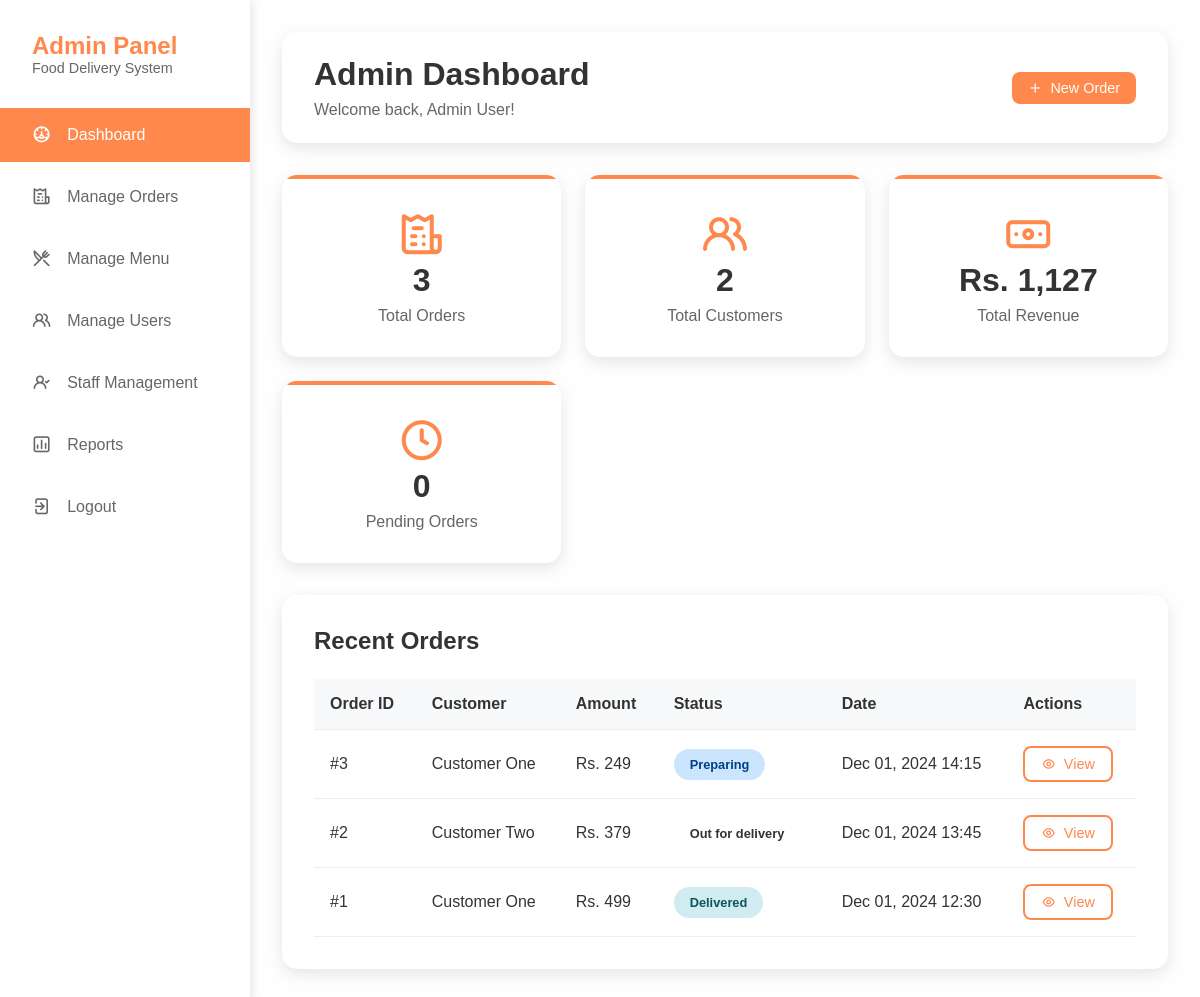
Page /admin/dashboard.php (signed in) on the committed database.
### tables this page shows
CREATE TABLE IF NOT EXISTS orders (
    id INT AUTO_INCREMENT PRIMARY KEY,
    customer_id INT NOT NULL,
    staff_id INT NULL,
    delivery_id INT NULL,
    total_amount DECIMAL(10,2) NOT NULL,
    status ENUM('pending', 'confirmed', 'preparing', 'ready', 'out_for_delivery', 'delivered', 'cancelled') DEFAULT 'pending',
    delivery_address TEXT NOT NULL,
    phone VARCHAR(20) NOT NULL,
    notes TEXT,
    order_date TIMESTAMP DEFAULT CURRENT_TIMESTAMP,
    delivery_date TIMESTAMP NULL,
    FOREIGN KEY (customer_id) REFERENCES users(id),
    FOREIGN KEY (staff_id) REFERENCES users(id),
    FOREIGN KEY (delivery_id) REFERENCES users(id)
);

CREATE TABLE IF NOT EXISTS users (
    id INT AUTO_INCREMENT PRIMARY KEY,
    name VARCHAR(100) NOT NULL,
    email VARCHAR(100) UNIQUE NOT NULL,
    password VARCHAR(255) NOT NULL,
    phone VARCHAR(20),
    address TEXT,
    role ENUM('customer', 'staff', 'admin', 'delivery') DEFAULT 'customer',
    created_at TIMESTAMP DEFAULT CURRENT_TIMESTAMP,
    updated_at TIMESTAMP DEFAULT CURRENT_TIMESTAMP ON UPDATE CURRENT_TIMESTAMP
);

### includes/session.php (called while the page is built, shortened)
<?php
function getUserName() {
    return isset($_SESSION['name']) ? $_SESSION['name'] : null;
}
?>

### admin/dashboard.php (the view, shortened to what this page needs)
<?php
require_once '../includes/session.php';
$database = new Database();
$db = $database->getConnection();
$stats = [];
$orders_query = "SELECT COUNT(*) as count FROM orders";
$orders_stmt = $db->prepare($orders_query);
$orders_stmt->execute();
$stats['total_orders'] = $orders_stmt->fetch(PDO::FETCH_ASSOC)['count'];
$customers_query = "SELECT COUNT(*) as count FROM users WHERE role = 'customer'";
$customers_stmt = $db->prepare($customers_query);
$customers_stmt->execute();
$stats['total_customers'] = $customers_stmt->fetch(PDO::FETCH_ASSOC)['count'];
$revenue_query = "SELECT SUM(total_amount) as revenue FROM orders WHERE status != 'cancelled'";
$revenue_stmt = $db->prepare($revenue_query);
$revenue_stmt->execute();
$stats['total_revenue'] = $revenue_stmt->fetch(PDO::FETCH_ASSOC)['revenue'] ?? 0;
$pending_query = "SELECT COUNT(*) as count FROM orders WHERE status = 'pending'";
$pending_stmt = $db->prepare($pending_query);
$pending_stmt->execute();
$stats['pending_orders'] = $pending_stmt->fetch(PDO::FETCH_ASSOC)['count'];
$recent_orders_query = "SELECT o.*, u.name as customer_name
                       FROM orders o
                       JOIN users u ON o.customer_id = u.id
                       ORDER BY o.order_date DESC
                       LIMIT 10";
$recent_orders_stmt = $db->prepare($recent_orders_query);
$recent_orders_stmt->execute();
$recent_orders = $recent_orders_stmt->fetchAll(PDO::FETCH_ASSOC);
?>
<!DOCTYPE html>
<html lang="en">
<head>
    <link rel="stylesheet" href="https://unicons.iconscout.com/release/v4.0.0/css/line.css">
</head>
<body>
    <div class="dashboard">
        <aside class="sidebar">
            <div class="sidebar-header">
                <h2>Admin Panel</h2>
                <p>Food Delivery System</p>
            </div>
            <ul class="sidebar-menu">
                <li><a href="dashboard.php" class="active"><i class="uil uil-dashboard"></i> Dashboard</a></li>
                <li><a href="orders.php"><i class="uil uil-receipt"></i> Manage Orders</a></li>
                <li><a href="menu.php"><i class="uil uil-restaurant"></i> Manage Menu</a></li>
                <li><a href="users.php"><i class="uil uil-users-alt"></i> Manage Users</a></li>
                <li><a href="staff.php"><i class="uil uil-user-check"></i> Staff Management</a></li>
                <li><a href="reports.php"><i class="uil uil-chart"></i> Reports</a></li>
                <li><a href="../logout.php"><i class="uil uil-signout"></i> Logout</a></li>
            </ul>
        </aside>
        <main class="main-content">
            <div class="header">
                <div class="welcome">
                    <h1>Admin Dashboard</h1>
                    <p>Welcome back, <?php echo getUserName(); ?>!</p>
                </div>
                <div>
                    <a href="orders.php" class="btn btn-primary">
                        <i class="uil uil-plus"></i> New Order
                    </a>
                </div>
            </div>
            <div class="stats-grid">
                <div class="stat-card">
                    <i class="uil uil-receipt"></i>
                    <h3><?php echo $stats['total_orders']; ?></h3>
                    <p>Total Orders</p>
                </div>
                <div class="stat-card">
                    <i class="uil uil-users-alt"></i>
                    <h3><?php echo $stats['total_customers']; ?></h3>
                    <p>Total Customers</p>
                </div>
                <div class="stat-card">
                    <i class="uil uil-money-bill"></i>
                    <h3>Rs. <?php echo number_format($stats['total_revenue'], 0); ?></h3>
                    <p>Total Revenue</p>
                </div>
                <div class="stat-card">
                    <i class="uil uil-clock"></i>
                    <h3><?php echo $stats['pending_orders']; ?></h3>
                    <p>Pending Orders</p>
                </div>
            </div>
            <div class="recent-section">
                <h2>Recent Orders</h2>
                <table class="orders-table">
                    <thead>
                        <tr>
                            <th>Order ID</th>
                            <th>Customer</th>
                            <th>Amount</th>
                            <th>Status</th>
                            <th>Date</th>
                            <th>Actions</th>
                        </tr>
                    </thead>
                    <tbody>
                        <?php foreach ($recent_orders as $order): ?>
                            <tr>
                                <td>#<?php echo $order['id']; ?></td>
                                <td><?php echo $order['customer_name']; ?></td>
                                <td>Rs. <?php echo number_format($order['total_amount'], 0); ?></td>
                                <td>
                                    <span class="status-badge status-<?php echo $order['status']; ?>">
                                        <?php echo ucfirst(str_replace('_', ' ', $order['status'])); ?>
                                    </span>
                                </td>
                                <td><?php echo date('M d, Y H:i', strtotime($order['order_date'])); ?></td>
                                <td>
                                    <a href="order-details.php?id=<?php echo $order['id']; ?>" class="btn btn-outline">
                                        <i class="uil uil-eye"></i> View
                                    </a>
                                </td>
                            </tr>
                        <?php endforeach; ?>
                    </tbody>
                </table>
            </div>
        </main>
    </div>
</body>
</html>

### admin/dashboard.php (style rules this page uses)
* { margin: 0; padding: 0; box-sizing: border-box; }
body { font-family: 'Arial', sans-serif; background: #fefefe; color: #333; }
.dashboard { display: flex; min-height: 100vh; }
.sidebar { width: 250px; background: white; box-shadow: 2px 0 10px rgba(0,0,0,0.1); padding: 2rem 0; }
.sidebar-header { padding: 0 2rem; margin-bottom: 2rem; }
.sidebar-header h2 { color: #ff884d; font-size: 1.5rem; }
.sidebar-header p { color: #666; font-size: 0.9rem; }
.sidebar-menu { list-style: none; }
.sidebar-menu li { margin-bottom: 0.5rem; }
.sidebar-menu a { display: flex; align-items: center; padding: 1rem 2rem; color: #666; text-decoration: none; transition: all 0.3s; }
.sidebar-menu a:hover, .sidebar-menu a.active { background: #ff884d; color: white; }
.sidebar-menu i { margin-right: 1rem; font-size: 1.2rem; }
.main-content { flex: 1; padding: 2rem; }
.header { background: white; padding: 1.5rem 2rem; border-radius: 15px; box-shadow: 0 5px 15px rgba(0,0,0,0.1); margin-bottom: 2rem; display: flex; justify-content: space-between; align-items: center; }
.welcome h1 { color: #333; margin-bottom: 0.5rem; }
.welcome p { color: #666; }
.stats-grid { display: grid; grid-template-columns: repeat(auto-fit, minmax(250px, 1fr)); gap: 1.5rem; margin-bottom: 2rem; }
.stat-card { background: white; padding: 2rem; border-radius: 15px; box-shadow: 0 5px 15px rgba(0,0,0,0.1); text-align: center; position: relative; overflow: hidden; }
.stat-card::before { content: ''; position: absolute; top: 0; left: 0; right: 0; height: 4px; background: #ff884d; }
.stat-card i { font-size: 3rem; color: #ff884d; margin-bottom: 1rem; }
.stat-card h3 { font-size: 2rem; margin-bottom: 0.5rem; color: #333; }
.stat-card p { color: #666; font-weight: 500; }
.recent-section { background: white; padding: 2rem; border-radius: 15px; box-shadow: 0 5px 15px rgba(0,0,0,0.1); }
.recent-section h2 { margin-bottom: 1.5rem; color: #333; }
.orders-table { width: 100%; border-collapse: collapse; }
.orders-table th, .orders-table td { padding: 1rem; text-align: left; border-bottom: 1px solid #eee; }
.orders-table th { background: #f8f9fa; font-weight: 600; color: #333; }
.status-badge { padding: 0.5rem 1rem; border-radius: 20px; font-size: 0.8rem; font-weight: bold; }
.status-preparing { background: #cce5ff; color: #004085; }
.status-delivered { background: #d1ecf1; color: #0c5460; }
.btn { padding: 0.5rem 1rem; border: none; border-radius: 8px; cursor: pointer; text-decoration: none; display: inline-flex; align-items: center; gap: 0.5rem; transition: all 0.3s; font-size: 0.9rem; }
.btn-primary { background: #ff884d; color: white; }
.btn-outline { background: transparent; color: #ff884d; border: 2px solid #ff884d; }

### rows in the picture
orders: id "3", customer.name "Customer One", total_amount "249", status "Preparing", order_date "Dec 01, 2024 14:15"
orders: id "2", customer.name "Customer Two", total_amount "379", status "Out for delivery", order_date "Dec 01, 2024 13:45"
orders: id "1", customer.name "Customer One", total_amount "499", status "Delivered", order_date "Dec 01, 2024 12:30"

### other values in the picture
getUserName() "Admin User"
$stats['total_orders'] "3"
$stats['total_customers'] "2"
$stats['total_revenue'] "1,127"
$stats['pending_orders'] "0"
